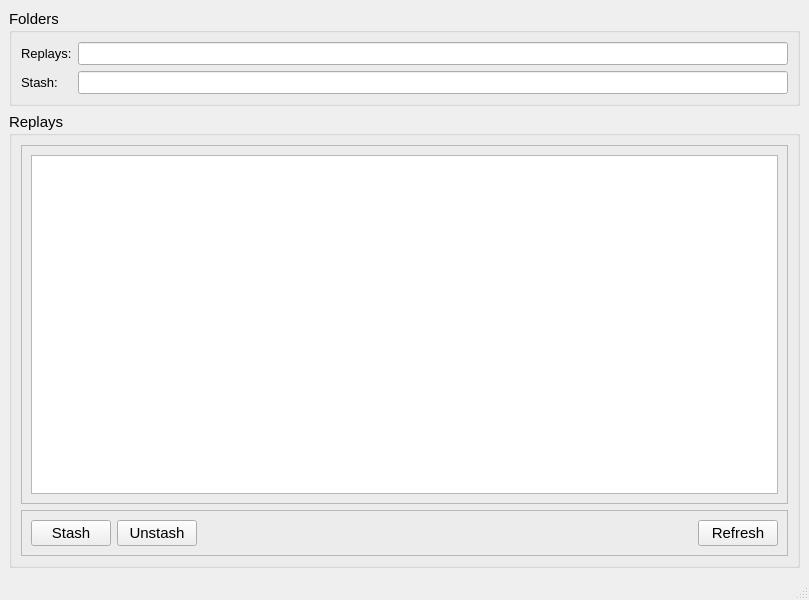
<?xml version="1.0" encoding="UTF-8"?>
<ui version="4.0">
 <class>MainWindow</class>
 <widget class="QMainWindow" name="MainWindow">
  <property name="geometry">
   <rect>
    <x>0</x>
    <y>0</y>
    <width>809</width>
    <height>600</height>
   </rect>
  </property>
  <property name="font">
   <font>
    <family>Segoe UI</family>
    <pointsize>11</pointsize>
   </font>
  </property>
  <property name="windowTitle">
   <string>Replay Organiser</string>
  </property>
  <widget class="QWidget" name="centralwidget">
   <layout class="QVBoxLayout" name="verticalLayout_5">
    <item>
     <widget class="QGroupBox" name="groupBox_5">
      <property name="title">
       <string>Folders</string>
      </property>
      <layout class="QGridLayout" name="gridLayout">
       <item row="0" column="1">
        <widget class="QLineEdit" name="replays_folder_line_edit">
         <property name="font">
          <font>
           <family>Segoe UI</family>
           <pointsize>10</pointsize>
          </font>
         </property>
        </widget>
       </item>
       <item row="0" column="0">
        <widget class="QLabel" name="label">
         <property name="font">
          <font>
           <family>Segoe UI</family>
           <pointsize>10</pointsize>
          </font>
         </property>
         <property name="text">
          <string>Replays:</string>
         </property>
        </widget>
       </item>
       <item row="1" column="0">
        <widget class="QLabel" name="label_2">
         <property name="font">
          <font>
           <family>Segoe UI</family>
           <pointsize>10</pointsize>
          </font>
         </property>
         <property name="text">
          <string>Stash:</string>
         </property>
        </widget>
       </item>
       <item row="1" column="1">
        <widget class="QLineEdit" name="stash_folder_line_edit">
         <property name="font">
          <font>
           <family>Segoe UI</family>
           <pointsize>10</pointsize>
          </font>
         </property>
        </widget>
       </item>
      </layout>
     </widget>
    </item>
    <item>
     <widget class="QGroupBox" name="replays_group_box">
      <property name="title">
       <string>Replays</string>
      </property>
      <layout class="QVBoxLayout" name="verticalLayout_2">
       <item>
        <widget class="QFrame" name="frame_3">
         <property name="frameShape">
          <enum>QFrame::StyledPanel</enum>
         </property>
         <property name="frameShadow">
          <enum>QFrame::Raised</enum>
         </property>
         <layout class="QVBoxLayout" name="verticalLayout_3">
          <item>
           <widget class="QTableWidget" name="replays_table_widget">
            <property name="font">
             <font>
              <family>Segoe UI</family>
              <pointsize>9</pointsize>
              <weight>50</weight>
              <bold>false</bold>
             </font>
            </property>
            <property name="selectionBehavior">
             <enum>QAbstractItemView::SelectRows</enum>
            </property>
            <attribute name="horizontalHeaderHighlightSections">
             <bool>false</bool>
            </attribute>
            <attribute name="horizontalHeaderStretchLastSection">
             <bool>true</bool>
            </attribute>
            <attribute name="verticalHeaderVisible">
             <bool>false</bool>
            </attribute>
            <attribute name="verticalHeaderDefaultSectionSize">
             <number>40</number>
            </attribute>
           </widget>
          </item>
         </layout>
        </widget>
       </item>
       <item>
        <widget class="QFrame" name="frame_2">
         <property name="frameShape">
          <enum>QFrame::StyledPanel</enum>
         </property>
         <property name="frameShadow">
          <enum>QFrame::Raised</enum>
         </property>
         <layout class="QHBoxLayout" name="horizontalLayout">
          <item>
           <widget class="QPushButton" name="stash_button">
            <property name="text">
             <string>Stash</string>
            </property>
           </widget>
          </item>
          <item>
           <widget class="QPushButton" name="unstash_button">
            <property name="text">
             <string>Unstash</string>
            </property>
           </widget>
          </item>
          <item>
           <spacer name="horizontalSpacer">
            <property name="orientation">
             <enum>Qt::Horizontal</enum>
            </property>
            <property name="sizeHint" stdset="0">
             <size>
              <width>40</width>
              <height>20</height>
             </size>
            </property>
           </spacer>
          </item>
          <item>
           <widget class="QPushButton" name="replays_table_refresh_button">
            <property name="maximumSize">
             <size>
              <width>80</width>
              <height>16777215</height>
             </size>
            </property>
            <property name="text">
             <string>Refresh</string>
            </property>
           </widget>
          </item>
         </layout>
        </widget>
       </item>
      </layout>
     </widget>
    </item>
   </layout>
  </widget>
  <widget class="QMenuBar" name="menubar">
   <property name="geometry">
    <rect>
     <x>0</x>
     <y>0</y>
     <width>809</width>
     <height>22</height>
    </rect>
   </property>
  </widget>
  <widget class="QStatusBar" name="statusbar"/>
 </widget>
 <resources/>
 <connections/>
</ui>
